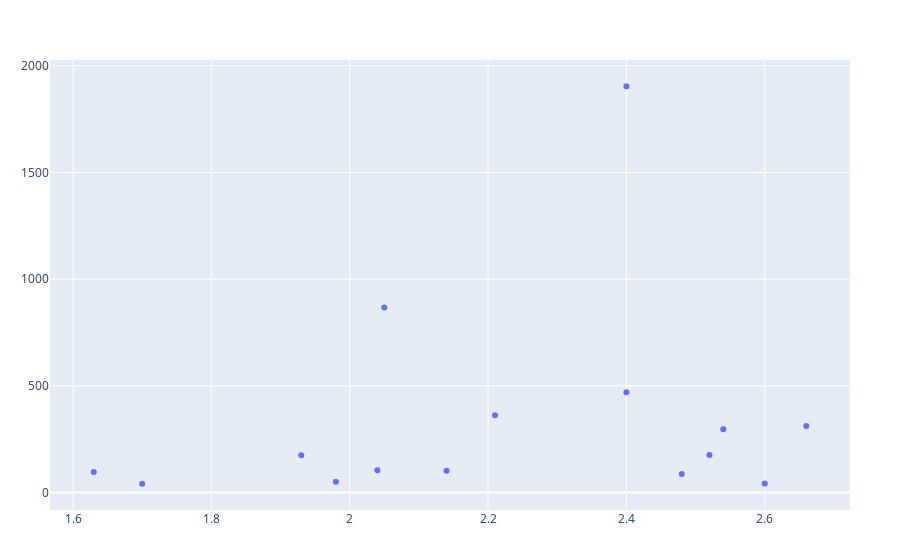

The notebook cell saved with this chart:
### Code cell
plot(scatter(agri_col_cleansed, x=:Potassium, y=:num_of_protests, mode="markers"))

### Figure 1 — Plotly figure (JSON) as saved in the notebook; plotly's stock layout.template omitted (floating-point values rounded to 4 significant figures)
{"data": [{"mode": "markers", "type": "scatter", "x": [2.52, 2.14, 2.6, 2.05, 1.63, 2.54, 1.98, 2.48, 2.66, 1.93, 2.4, 2.4, 1.7, 2.21, 2.04], "y": [176, 102, 42, 867, 96, 296, 50, 87, 312, 175, 1904, 470, 41, 362, 104]}], "layout": {"margin": {"b": 50, "l": 50, "r": 50, "t": 60}}}
